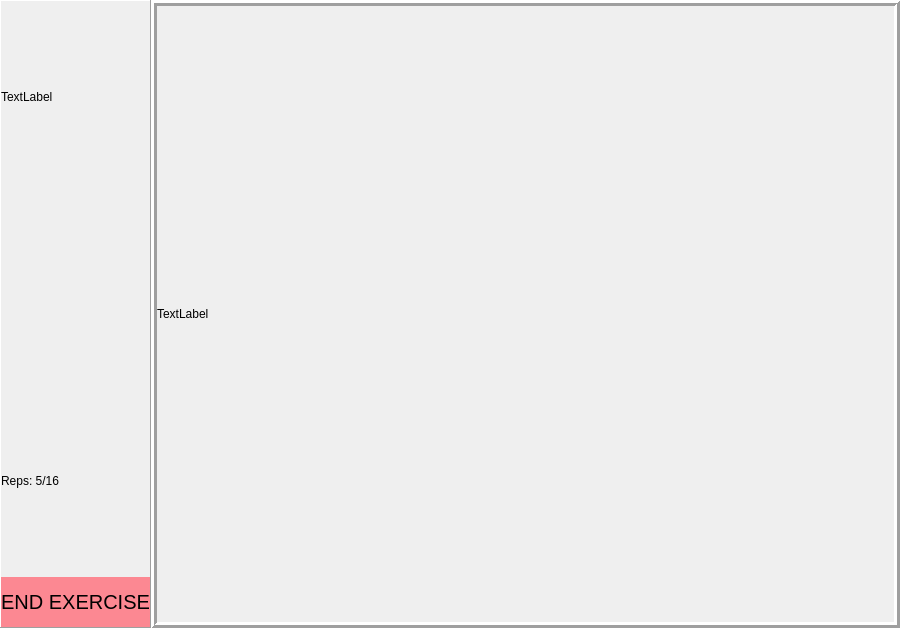
<?xml version="1.0" encoding="UTF-8"?>
<ui version="4.0">
 <class>exercise_frame</class>
 <widget class="QFrame" name="exercise_frame">
  <property name="geometry">
   <rect>
    <x>0</x>
    <y>0</y>
    <width>900</width>
    <height>628</height>
   </rect>
  </property>
  <property name="windowTitle">
   <string>Frame</string>
  </property>
  <property name="layoutDirection">
   <enum>Qt::LeftToRight</enum>
  </property>
  <property name="frameShape">
   <enum>QFrame::NoFrame</enum>
  </property>
  <property name="frameShadow">
   <enum>QFrame::Raised</enum>
  </property>
  <layout class="QHBoxLayout" name="horizontalLayout">
   <property name="spacing">
    <number>0</number>
   </property>
   <property name="leftMargin">
    <number>0</number>
   </property>
   <property name="topMargin">
    <number>0</number>
   </property>
   <property name="rightMargin">
    <number>0</number>
   </property>
   <property name="bottomMargin">
    <number>0</number>
   </property>
   <item>
    <widget class="QFrame" name="controls_frame">
     <property name="maximumSize">
      <size>
       <width>300</width>
       <height>16777215</height>
      </size>
     </property>
     <property name="styleSheet">
      <string notr="true"/>
     </property>
     <property name="frameShape">
      <enum>QFrame::Panel</enum>
     </property>
     <property name="frameShadow">
      <enum>QFrame::Raised</enum>
     </property>
     <layout class="QVBoxLayout" name="verticalLayout">
      <property name="spacing">
       <number>0</number>
      </property>
      <property name="leftMargin">
       <number>0</number>
      </property>
      <property name="topMargin">
       <number>0</number>
      </property>
      <property name="rightMargin">
       <number>0</number>
      </property>
      <property name="bottomMargin">
       <number>0</number>
      </property>
      <item>
       <widget class="QFrame" name="video_frame">
        <property name="frameShape">
         <enum>QFrame::NoFrame</enum>
        </property>
        <property name="frameShadow">
         <enum>QFrame::Raised</enum>
        </property>
        <layout class="QHBoxLayout" name="horizontalLayout_3">
         <property name="spacing">
          <number>0</number>
         </property>
         <property name="leftMargin">
          <number>0</number>
         </property>
         <property name="topMargin">
          <number>0</number>
         </property>
         <property name="rightMargin">
          <number>0</number>
         </property>
         <property name="bottomMargin">
          <number>0</number>
         </property>
         <item>
          <widget class="QLabel" name="video_label">
           <property name="text">
            <string>TextLabel</string>
           </property>
          </widget>
         </item>
        </layout>
       </widget>
      </item>
      <item>
       <widget class="QFrame" name="graph_frame">
        <property name="maximumSize">
         <size>
          <width>16777215</width>
          <height>200</height>
         </size>
        </property>
        <property name="frameShape">
         <enum>QFrame::NoFrame</enum>
        </property>
        <property name="frameShadow">
         <enum>QFrame::Plain</enum>
        </property>
        <property name="lineWidth">
         <number>0</number>
        </property>
        <layout class="QHBoxLayout" name="graph_layout">
         <property name="spacing">
          <number>0</number>
         </property>
         <property name="leftMargin">
          <number>0</number>
         </property>
         <property name="topMargin">
          <number>0</number>
         </property>
         <property name="rightMargin">
          <number>0</number>
         </property>
         <property name="bottomMargin">
          <number>0</number>
         </property>
        </layout>
       </widget>
      </item>
      <item>
       <widget class="QFrame" name="data_frame">
        <property name="frameShape">
         <enum>QFrame::NoFrame</enum>
        </property>
        <property name="frameShadow">
         <enum>QFrame::Raised</enum>
        </property>
        <layout class="QVBoxLayout" name="verticalLayout_2">
         <property name="spacing">
          <number>0</number>
         </property>
         <property name="leftMargin">
          <number>0</number>
         </property>
         <property name="topMargin">
          <number>0</number>
         </property>
         <property name="rightMargin">
          <number>0</number>
         </property>
         <property name="bottomMargin">
          <number>0</number>
         </property>
         <item>
          <widget class="QLabel" name="label">
           <property name="frameShape">
            <enum>QFrame::NoFrame</enum>
           </property>
           <property name="text">
            <string>Reps: 5/16</string>
           </property>
          </widget>
         </item>
        </layout>
       </widget>
      </item>
      <item>
       <widget class="QPushButton" name="end_button">
        <property name="font">
         <font>
          <pointsize>15</pointsize>
         </font>
        </property>
        <property name="styleSheet">
         <string notr="true">QPushButton {
	border: none;
	background-color: #fc8892;
	color: rgb(0,0,0);
	height: 50;
}

QPushButton:hover {
	background-color: #ff5260;
}

QPushButton:pressed {
	background-color: #ff949d;
}</string>
        </property>
        <property name="text">
         <string>END EXERCISE</string>
        </property>
        <property name="flat">
         <bool>false</bool>
        </property>
       </widget>
      </item>
     </layout>
    </widget>
   </item>
   <item>
    <widget class="QFrame" name="camera_frame">
     <property name="sizePolicy">
      <sizepolicy hsizetype="Expanding" vsizetype="Expanding">
       <horstretch>0</horstretch>
       <verstretch>0</verstretch>
      </sizepolicy>
     </property>
     <property name="frameShape">
      <enum>QFrame::Box</enum>
     </property>
     <property name="frameShadow">
      <enum>QFrame::Raised</enum>
     </property>
     <property name="lineWidth">
      <number>3</number>
     </property>
     <layout class="QHBoxLayout" name="horizontalLayout_4">
      <property name="spacing">
       <number>0</number>
      </property>
      <property name="leftMargin">
       <number>0</number>
      </property>
      <property name="topMargin">
       <number>0</number>
      </property>
      <property name="rightMargin">
       <number>0</number>
      </property>
      <property name="bottomMargin">
       <number>0</number>
      </property>
      <item>
       <widget class="QLabel" name="camera_label">
        <property name="text">
         <string>TextLabel</string>
        </property>
       </widget>
      </item>
     </layout>
    </widget>
   </item>
  </layout>
 </widget>
 <resources/>
 <connections/>
</ui>
